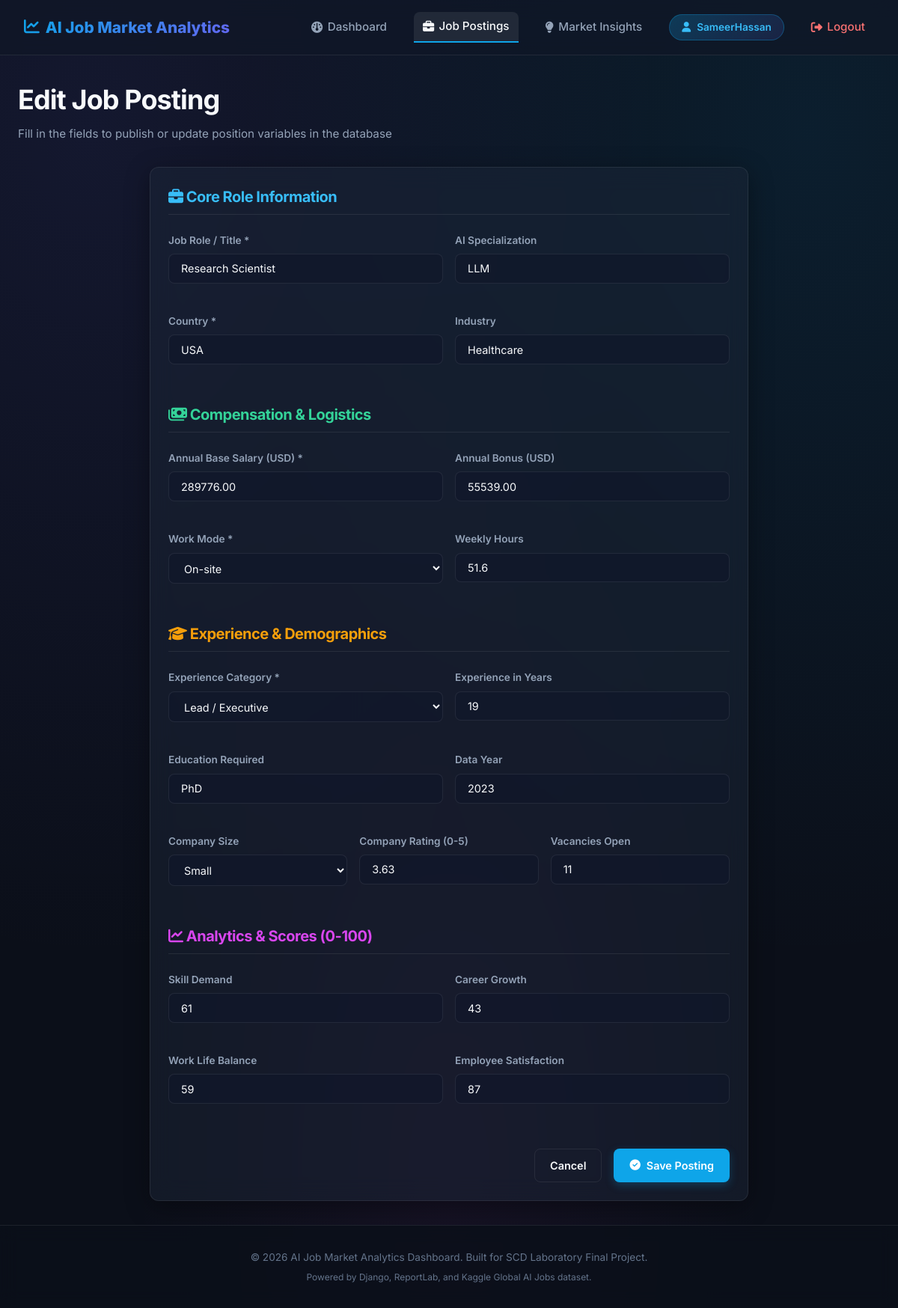
The page /jobs/1975/edit/ (signed in) on the database its author committed.
### jobs/models.py (models this page shows, shortened)
class JobPosting(models.Model):
    EXPERIENCE_CHOICES = [
        ('Entry', 'Entry Level'),
        ('Mid', 'Mid Level'),
        ('Senior', 'Senior Level'),
        ('Lead', 'Lead / Executive'),
    ]
    WORK_MODE_CHOICES = [
        ('Remote', 'Remote'),
        ('Onsite', 'On-site'),
        ('Hybrid', 'Hybrid'),
    ]
    COMPANY_SIZE_CHOICES = [
        ('Startup', 'Startup'),
        ('Small', 'Small'),
        ('Medium', 'Medium'),
        ('Large', 'Large'),
        ('Enterprise', 'Enterprise'),
    ]
    job_role = models.CharField(max_length=150, db_index=True)
    ai_specialization = models.CharField(max_length=100, blank=True, default='')
    country = models.CharField(max_length=100, db_index=True)
    industry = models.CharField(max_length=100, blank=True, default='')
    experience_level = models.CharField(max_length=20, choices=EXPERIENCE_CHOICES, db_index=True)
    experience_years = models.IntegerField(default=0)
    salary_usd = models.DecimalField(max_digits=12, decimal_places=2, default=0)
    bonus_usd = models.DecimalField(max_digits=12, decimal_places=2, default=0)
    education_required = models.CharField(max_length=50, blank=True, default='')
    company_size = models.CharField(max_length=20, choices=COMPANY_SIZE_CHOICES, blank=True, default='')
    company_rating = models.DecimalField(max_digits=3, decimal_places=2, default=0)
    work_mode = models.CharField(max_length=20, choices=WORK_MODE_CHOICES, db_index=True)
    weekly_hours = models.DecimalField(max_digits=4, decimal_places=1, default=40)
    year = models.IntegerField(default=2024, db_index=True)
    job_openings = models.IntegerField(default=1)
    skill_demand_score = models.IntegerField(default=0)
    automation_risk = models.IntegerField(default=0)
    job_security_score = models.IntegerField(default=0)
    career_growth_score = models.IntegerField(default=0)
    work_life_balance_score = models.IntegerField(default=0)
    employee_satisfaction = models.IntegerField(default=0)
    created_at = models.DateTimeField(auto_now_add=True)
    updated_at = models.DateTimeField(auto_now=True)
    class Meta:
        ordering = ['-salary_usd']
        verbose_name_plural = 'Job Postings'

### jobs/views.py (the view)
# urls.py: path('jobs/<int:pk>/edit/', views.job_update_view, name='job_update'),
@login_required
def job_update_view(request, pk):
    job = get_object_or_404(JobPosting, pk=pk)
    if request.method == 'POST':
        form = JobPostingForm(request.POST, instance=job)
        if form.is_valid():
            form.save()
            messages.success(request, 'Job posting updated successfully!')
            return redirect('job_detail', pk=pk)
    else:
        form = JobPostingForm(instance=job)
    return render(request, 'jobs/job_form.html', {'form': form, 'title': 'Edit Job Posting'})

### templates/jobs/job_form.html (shortened to what this page needs)
{% extends 'base.html' %}
{% block content %}
<div class="section-header" id="job_form_header">
    <div>
        <h1>{{ title }}</h1>
        <p class="section-title-desc">Fill in the fields to publish or update position variables in the database</p>
    </div>
</div>
<div class="card" id="job_form_card" style="max-width: 800px; margin: 0 auto;">
    <form method="POST" id="job_posting_form">
        <h3 style="color: var(--primary-hover); margin-bottom: 1.5rem; border-bottom: 1px solid var(--border-color); padding-bottom: 0.5rem;">
            <i class="fa-solid fa-briefcase"></i> Core Role Information
        </h3>
        <div class="form-row">
            <div class="form-group">
                <label class="form-label" for="{{ form.job_role.id_for_label }}">Job Role / Title *</label>
                {{ form.job_role }}
            </div>
            <div class="form-group">
                <label class="form-label" for="{{ form.ai_specialization.id_for_label }}">AI Specialization</label>
                {{ form.ai_specialization }}
            </div>
        </div>
        <div class="form-row">
            <div class="form-group">
                <label class="form-label" for="{{ form.country.id_for_label }}">Country *</label>
                {{ form.country }}
            </div>
            <div class="form-group">
                <label class="form-label" for="{{ form.industry.id_for_label }}">Industry</label>
                {{ form.industry }}
            </div>
        </div>
        <h3 style="color: var(--success-hover); margin-top: 2rem; margin-bottom: 1.5rem; border-bottom: 1px solid var(--border-color); padding-bottom: 0.5rem;">
            <i class="fa-solid fa-money-bills"></i> Compensation & Logistics
        </h3>
        <div class="form-row">
            <div class="form-group">
                <label class="form-label" for="{{ form.salary_usd.id_for_label }}">Annual Base Salary (USD) *</label>
                {{ form.salary_usd }}
            </div>
            <div class="form-group">
                <label class="form-label" for="{{ form.bonus_usd.id_for_label }}">Annual Bonus (USD)</label>
                {{ form.bonus_usd }}
            </div>
        </div>
        <div class="form-row">
            <div class="form-group">
                <label class="form-label" for="{{ form.work_mode.id_for_label }}">Work Mode *</label>
                {{ form.work_mode }}
            </div>
            <div class="form-group">
                <label class="form-label" for="{{ form.weekly_hours.id_for_label }}">Weekly Hours</label>
                {{ form.weekly_hours }}
            </div>
        </div>
        <h3 style="color: var(--warning); margin-top: 2rem; margin-bottom: 1.5rem; border-bottom: 1px solid var(--border-color); padding-bottom: 0.5rem;">
            <i class="fa-solid fa-graduation-cap"></i> Experience & Demographics
        </h3>
        <div class="form-row">
            <div class="form-group">
                <label class="form-label" for="{{ form.experience_level.id_for_label }}">Experience Category *</label>
                {{ form.experience_level }}
            </div>
            <div class="form-group">
                <label class="form-label" for="{{ form.experience_years.id_for_label }}">Experience in Years</label>
                {{ form.experience_years }}
            </div>
        </div>
        <div class="form-row">
            <div class="form-group">
                <label class="form-label" for="{{ form.education_required.id_for_label }}">Education Required</label>
                {{ form.education_required }}
            </div>
            <div class="form-group">
                <label class="form-label" for="{{ form.year.id_for_label }}">Data Year</label>
                {{ form.year }}
            </div>
        </div>
        <div class="form-row">
            <div class="form-group">
                <label class="form-label" for="{{ form.company_size.id_for_label }}">Company Size</label>
                {{ form.company_size }}
            </div>
            <div class="form-group">
                <label class="form-label" for="{{ form.company_rating.id_for_label }}">Company Rating (0-5)</label>
                {{ form.company_rating }}
            </div>
            <div class="form-group">
                <label class="form-label" for="{{ form.job_openings.id_for_label }}">Vacancies Open</label>
                {{ form.job_openings }}
            </div>
        </div>
        <h3 style="color: var(--accent); margin-top: 2rem; margin-bottom: 1.5rem; border-bottom: 1px solid var(--border-color); padding-bottom: 0.5rem;">
            <i class="fa-solid fa-chart-line"></i> Analytics & Scores (0-100)
        </h3>
        <div class="form-row">
            <div class="form-group">
                <label class="form-label" for="{{ form.skill_demand_score.id_for_label }}">Skill Demand</label>
                {{ form.skill_demand_score }}
            </div>
            <div class="form-group">
                <label class="form-label" for="{{ form.career_growth_score.id_for_label }}">Career Growth</label>
                {{ form.career_growth_score }}
            </div>
        </div>
        <div class="form-row">
            <div class="form-group">
                <label class="form-label" for="{{ form.work_life_balance_score.id_for_label }}">Work Life Balance</label>
                {{ form.work_life_balance_score }}
            </div>
            <div class="form-group">
                <label class="form-label" for="{{ form.employee_satisfaction.id_for_label }}">Employee Satisfaction</label>
                {{ form.employee_satisfaction }}
            </div>
        </div>
        <div style="margin-top: 2.5rem; display: flex; gap: 1rem; justify-content: flex-end;">
            {% if form.instance.pk %}
                <a href="{% url 'job_detail' form.instance.pk %}" class="btn btn-secondary" id="btn_cancel_job_form">Cancel</a>
            {% else %}
                <a href="{% url 'job_list' %}" class="btn btn-secondary" id="btn_cancel_job_form">Cancel</a>
            {% endif %}
            <button type="submit" class="btn btn-primary" id="btn_submit_job_form">
                <i class="fa-solid fa-circle-check"></i> Save Posting
            </button>
        </div>
    </form>
</div>
{% endblock %}

### templates/base.html (shortened to what this page needs)
{% load static %}
<!DOCTYPE html>
<html lang="en">
<head>
    <link rel="stylesheet" href="https://cdnjs.cloudflare.com/ajax/libs/font-awesome/6.4.0/css/all.min.css">
    <link rel="stylesheet" href="{% static 'css/main.css' %}">
</head>
<body>
    <header class="navbar" id="main_navbar">
        <a href="{% url 'dashboard' %}" class="navbar-brand" id="nav_brand">
            <i class="fa-solid fa-chart-line"></i> AI Job Market Analytics
        </a>
        <nav>
            <ul class="navbar-menu" id="nav_menu">
                {% if user.is_authenticated %}
                    <li>
                        <a href="{% url 'dashboard' %}" class="navbar-item {% if request.resolver_match.url_name == 'dashboard' %}active{% endif %}" id="nav_dashboard">
                            <i class="fa-solid fa-gauge"></i> Dashboard
                        </a>
                    </li>
                    <li>
                        <a href="{% url 'job_list' %}" class="navbar-item {% if request.resolver_match.url_name == 'job_list' or request.resolver_match.url_name == 'job_detail' or request.resolver_match.url_name == 'job_create' or request.resolver_match.url_name == 'job_update' %}active{% endif %}" id="nav_jobs">
                            <i class="fa-solid fa-briefcase"></i> Job Postings
                        </a>
                    </li>
                    <li>
                        <a href="{% url 'insights' %}" class="navbar-item {% if request.resolver_match.url_name == 'insights' %}active{% endif %}" id="nav_insights">
                            <i class="fa-solid fa-lightbulb"></i> Market Insights
                        </a>
                    </li>
                    <li>
                        <a href="{% url 'profile' %}" class="navbar-item user-badge {% if request.resolver_match.url_name == 'profile' %}active{% endif %}" id="nav_profile">
                            <i class="fa-solid fa-user"></i> {{ user.username }}
                        </a>
                    </li>
                    <li>
                        <a href="{% url 'logout' %}" class="navbar-item" id="nav_logout" style="color: var(--danger-hover);">
                            <i class="fa-solid fa-right-from-bracket"></i> Logout
                        </a>
                    </li>
                {% endif %}
            </ul>
        </nav>
    </header>
    <main class="app-container" id="main_content_area">
        {% block content %}
        {% endblock %}
    </main>
    <footer id="main_footer">
        <p>&copy; 2026 AI Job Market Analytics Dashboard. Built for SCD Laboratory Final Project.</p>
        <p style="font-size: 0.75rem; margin-top: 0.5rem; color: var(--text-muted);">
            Powered by Django, ReportLab, and Kaggle Global AI Jobs dataset.
        </p>
    </footer>
</body>
</html>

### rows shown on the page
JobPosting: job_role "Research Scientist", ai_specialization "LLM", country "USA", industry "Healthcare", salary_usd "289776.00", bonus_usd "55539.00", work_mode "On-site", weekly_hours "51.6", experience_level "Lead / Executive", experience_years "19", education_required "PhD", year "2023", company_size "Small", company_rating "3.63", job_openings "11", skill_demand_score "61", career_growth_score "43", work_life_balance_score "59", employee_satisfaction "87"

### other values the page prints
{{ user.username }} "SameerHassan"
{{ title }} "Edit Job Posting"
